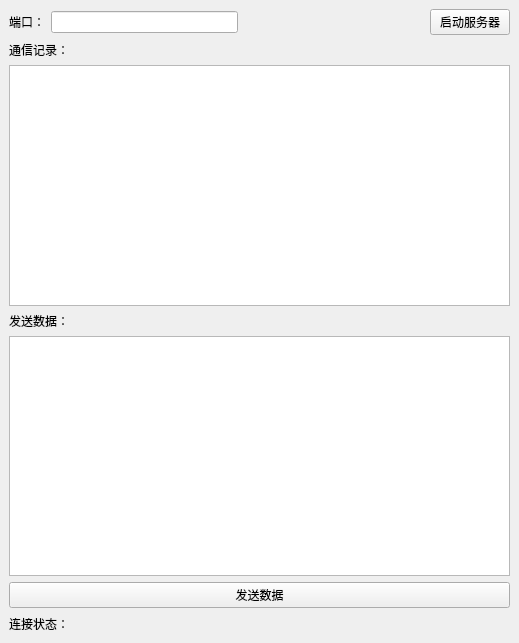
<?xml version="1.0" encoding="UTF-8"?>
<ui version="4.0">
 <class>MainWindow</class>
 <widget class="QMainWindow" name="MainWindow">
  <property name="geometry">
   <rect>
    <x>0</x>
    <y>0</y>
    <width>519</width>
    <height>643</height>
   </rect>
  </property>
  <property name="windowTitle">
   <string>服务器</string>
  </property>
  <widget class="QWidget" name="centralwidget">
   <layout class="QVBoxLayout" name="verticalLayout_3">
    <item>
     <layout class="QHBoxLayout" name="horizontalLayout">
      <item>
       <widget class="QLabel" name="label">
        <property name="text">
         <string>端口：</string>
        </property>
       </widget>
      </item>
      <item>
       <widget class="QLineEdit" name="lineEdit"/>
      </item>
      <item>
       <spacer name="horizontalSpacer">
        <property name="orientation">
         <enum>Qt::Orientation::Horizontal</enum>
        </property>
        <property name="sizeHint" stdset="0">
         <size>
          <width>40</width>
          <height>20</height>
         </size>
        </property>
       </spacer>
      </item>
      <item>
       <widget class="QPushButton" name="play">
        <property name="text">
         <string>启动服务器</string>
        </property>
       </widget>
      </item>
     </layout>
    </item>
    <item>
     <layout class="QVBoxLayout" name="verticalLayout">
      <item>
       <widget class="QLabel" name="label_2">
        <property name="text">
         <string>通信记录：</string>
        </property>
       </widget>
      </item>
      <item>
       <widget class="QTextBrowser" name="textBrowser"/>
      </item>
     </layout>
    </item>
    <item>
     <layout class="QVBoxLayout" name="verticalLayout_2">
      <item>
       <widget class="QLabel" name="label_3">
        <property name="text">
         <string>发送数据：</string>
        </property>
       </widget>
      </item>
      <item>
       <widget class="QTextEdit" name="text"/>
      </item>
     </layout>
    </item>
    <item>
     <widget class="QPushButton" name="sendmsg">
      <property name="accessibleName">
       <string/>
      </property>
      <property name="text">
       <string>发送数据</string>
      </property>
     </widget>
    </item>
    <item>
     <layout class="QHBoxLayout" name="horizontalLayout_2">
      <item>
       <widget class="QLabel" name="label_4">
        <property name="text">
         <string>连接状态：</string>
        </property>
       </widget>
      </item>
      <item>
       <widget class="QLabel" name="icon">
        <property name="text">
         <string/>
        </property>
       </widget>
      </item>
      <item>
       <spacer name="horizontalSpacer_2">
        <property name="orientation">
         <enum>Qt::Orientation::Horizontal</enum>
        </property>
        <property name="sizeHint" stdset="0">
         <size>
          <width>40</width>
          <height>20</height>
         </size>
        </property>
       </spacer>
      </item>
     </layout>
    </item>
   </layout>
  </widget>
 </widget>
 <resources/>
 <connections/>
</ui>
